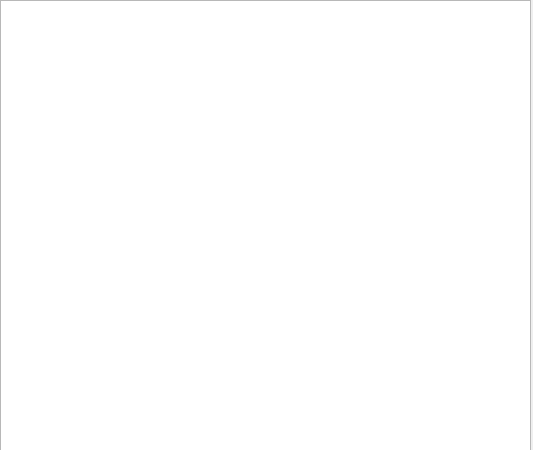
<?xml version="1.0" encoding="UTF-8"?>
<ui version="4.0">
 <class>Log</class>
 <widget class="QDialog" name="Log">
  <property name="geometry">
   <rect>
    <x>0</x>
    <y>0</y>
    <width>533</width>
    <height>450</height>
   </rect>
  </property>
  <property name="windowTitle">
   <string>Dialog</string>
  </property>
  <widget class="QTextEdit" name="log_edit">
   <property name="geometry">
    <rect>
     <x>0</x>
     <y>0</y>
     <width>531</width>
     <height>451</height>
    </rect>
   </property>
  </widget>
 </widget>
 <resources/>
 <connections/>
</ui>
